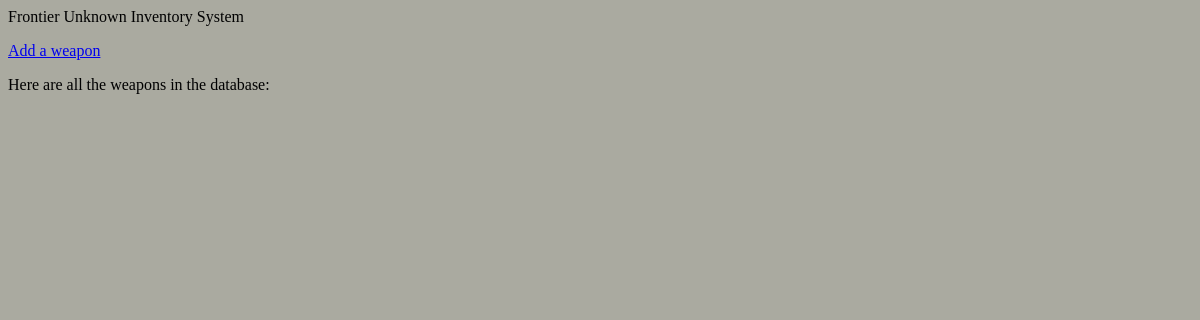
The app's page /frontier_unknown/index.php?viewweapons, older data.
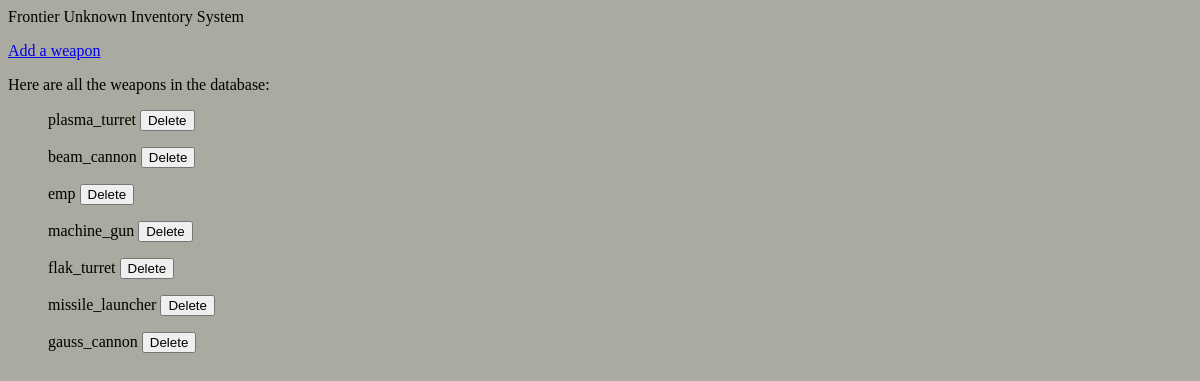
The same page, newer data.
### tables this page shows
CREATE TABLE `weapon` (
  `weapon_id` int(11) NOT NULL,
  `weapon_name` varchar(16) NOT NULL,
  `weapon_type` varchar(16) DEFAULT NULL,
  `speed` int(11) NOT NULL,
  `fire_rate` int(11) NOT NULL,
  `slot_size` int(11) NOT NULL,
  `weapon_range` int(11) NOT NULL,
  `damage` int(11) NOT NULL
);

### frontier_unknown/weapons.html.php (the view, shortened to what this page needs)
<!DOCTYPE html>
<html lang="en">
<head>
</head>
<body>
    <p><a href="?addweapon">Add a weapon</a></p>
    <p>Here are all the weapons in the database:</p>
    <?php foreach ($weapons as $weapon) : ?>
        <form action="?deleteweapon" method="post">
            <blockquote>
                <p><?php echo htmlspecialchars($weapon['name'], ENT_QUOTES, 'UTF-8');
                    ?>
                    <input type="submit" value="Delete">
                </p>
            </blockquote>
        </form>
        <?php endforeach; ?>
</body>
</html>

Row changes from the older to the newer data that the page shows:
added weapon: weapon_name "plasma_turret"
added weapon: weapon_name "beam_cannon"
added weapon: weapon_name "emp"
added weapon: weapon_name "machine_gun"
added weapon: weapon_name "flak_turret"
added weapon: weapon_name "missile_launcher"
added weapon: weapon_name "gauss_cannon"
